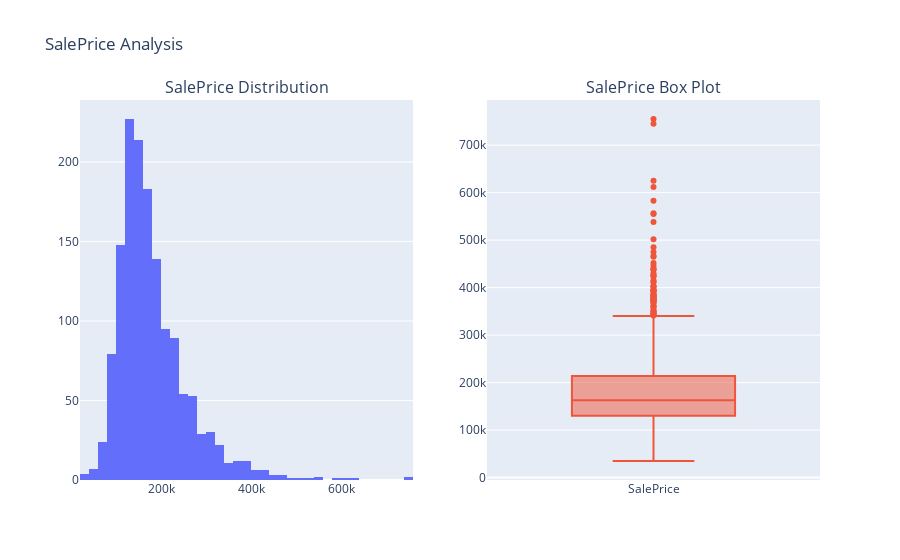

Source (notebook cell):
### Markdown cell above
## Target Variable Analysis

### Code cell
# Analyse the target variable
if 'SalePrice' in data.columns:
    print("SALEPRICE ANALYSIS")

    # Remove any missing SalePrice values
    data_clean = data.dropna(subset=['SalePrice'])

    print(f"\nValid SalePrice records: {len(data_clean):,}")
    print(f"Average price: ${data_clean['SalePrice'].mean():,.0f}")
    print(f"Median price: ${data_clean['SalePrice'].median():,.0f}")
    print(f"Price range: ${data_clean['SalePrice'].min():,.0f} - ${data_clean['SalePrice'].max():,.0f}\n")

    # Visualize SalePrice distribution
    fig = make_subplots(rows=1, cols=2,
                        subplot_titles=['SalePrice Distribution', 'SalePrice Box Plot'])

    # Histogram
    fig.add_trace(
        go.Histogram(x=data_clean['SalePrice'], nbinsx=50, name='SalePrice'),
        row=1, col=1
    )

    # Box plot
    fig.add_trace(
        go.Box(y=data_clean['SalePrice'], name='SalePrice'),
        row=1, col=2
    )

    fig.update_layout(height=400, title_text="SalePrice Analysis", showlegend=False)
    
    # Save as PNG
    fig.write_image("saleprice_analysis.png")
    
    fig.show()

else:
    print("SalePrice column not found in dataset!")

### Figure 1 — Plotly figure (JSON) as saved in the notebook; plotly's stock layout.template omitted (floating-point values rounded to 4 significant figures; data arrays with more than 128 entries replaced by an {"elided": "..."} marker saying what was removed)
{"data": [{"name": "SalePrice", "nbinsx": 50, "type": "histogram", "x": {"elided": "1460 int values"}, "xaxis": "x", "yaxis": "y"}, {"name": "SalePrice", "type": "box", "xaxis": "x2", "y": {"elided": "1460 int values"}, "yaxis": "y2"}], "layout": {"annotations": [{"font": {"size": 16}, "showarrow": false, "text": "SalePrice Distribution", "x": 0.225, "xanchor": "center", "xref": "paper", "y": 1, "yanchor": "bottom", "yref": "paper"}, {"font": {"size": 16}, "showarrow": false, "text": "SalePrice Box Plot", "x": 0.775, "xanchor": "center", "xref": "paper", "y": 1, "yanchor": "bottom", "yref": "paper"}], "autosize": true, "showlegend": false, "title": {"text": "SalePrice Analysis"}, "xaxis": {"anchor": "y", "autorange": true, "domain": [0, 0.45], "range": [20000.0, 760000.0], "type": "linear"}, "xaxis2": {"anchor": "y2", "autorange": true, "domain": [0.55, 1], "range": [-0.5, 0.5], "type": "category"}, "yaxis": {"anchor": "x", "autorange": true, "domain": [0, 1], "range": [0, 238.9]}, "yaxis2": {"anchor": "x2", "autorange": true, "domain": [0, 1], "range": [-5106.0, 795000.0], "type": "linear"}}}
